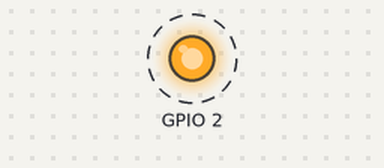
Simulated run of this program. Board: ESP32. On the bench: output pins drawn as LEDs (lit = HIGH). Dashed ring = blinking. The local clock reads 2024-03-15 10:24:30 at power-on unless the program sets it; what the program prints to the serial monitor is not drawn.

Above: at 1.0 s.
Timing chart, 0 to 5.1 s (numbered marks = the images above):
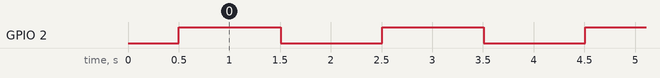

Measured:
- by itself, GPIO 2: alternates HIGH for 1.0 s and LOW for 1.0 s

The program:

main.cpp
```cpp
#include <Arduino.h>
#include <Wire.h>
#include <DS3231.h>

int led_state = LOW;
RTClib rtc;
DS3231 ds3231;

void showCurrentTime() {
  DateTime now = rtc.now();

  Serial.print(now.year(), DEC);
  Serial.print('/');
  Serial.print(now.month(), DEC);
  Serial.print('/');
  Serial.print(now.day(), DEC);
  Serial.print(' ');
  Serial.print(now.hour(), DEC);
  Serial.print(':');
  Serial.print(now.minute(), DEC);
  Serial.print(':');
  Serial.print(now.second(), DEC);
  Serial.println();

  Serial.print(" since midnight 1/1/1970 = ");
  Serial.print(now.unixtime());
  Serial.print("s = ");
  Serial.print(now.unixtime() / 86400L);
  Serial.println("d");
}

void setCurrentTime() {
  constexpr time_t timestamp = 1687585135;
  ds3231.setEpoch(timestamp, false);
  ds3231.setClockMode(false);
}

void setup() {
  Serial.begin(57600);
  Wire.begin(22, 23);
  pinMode(2, OUTPUT);
  delay(500);

  Serial.println("Ready!");
  setCurrentTime();
}

void loop() {
  showCurrentTime();

  led_state = led_state == LOW ? HIGH : LOW;
  digitalWrite(2, led_state);
  delay(1000);
}
```
